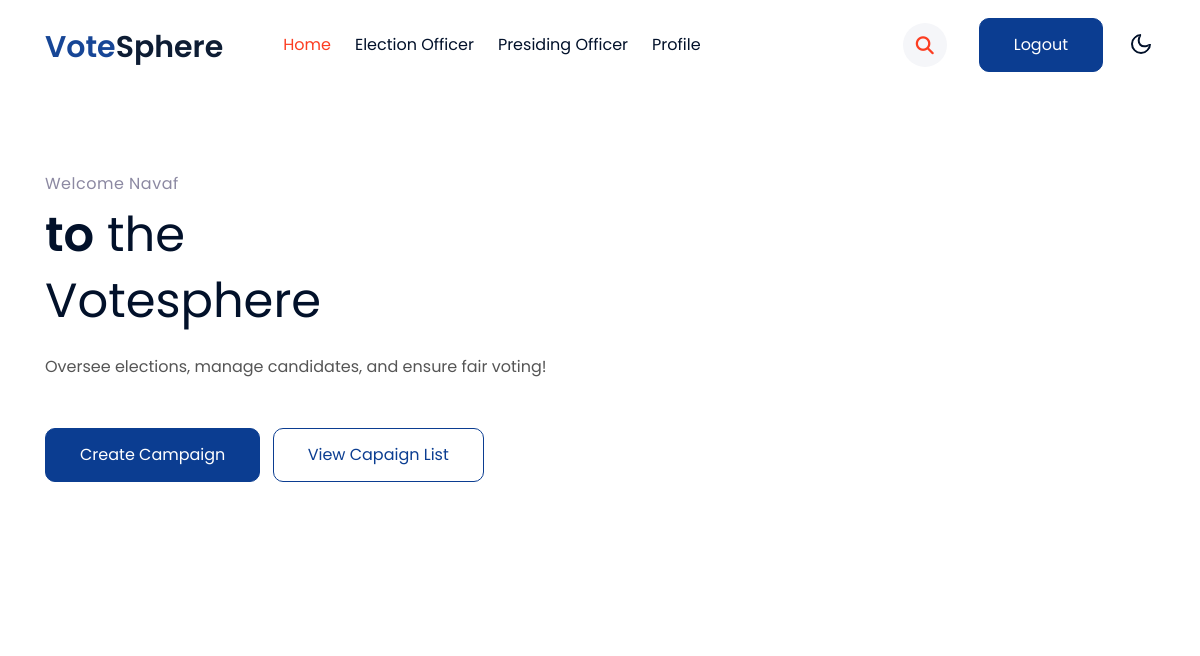
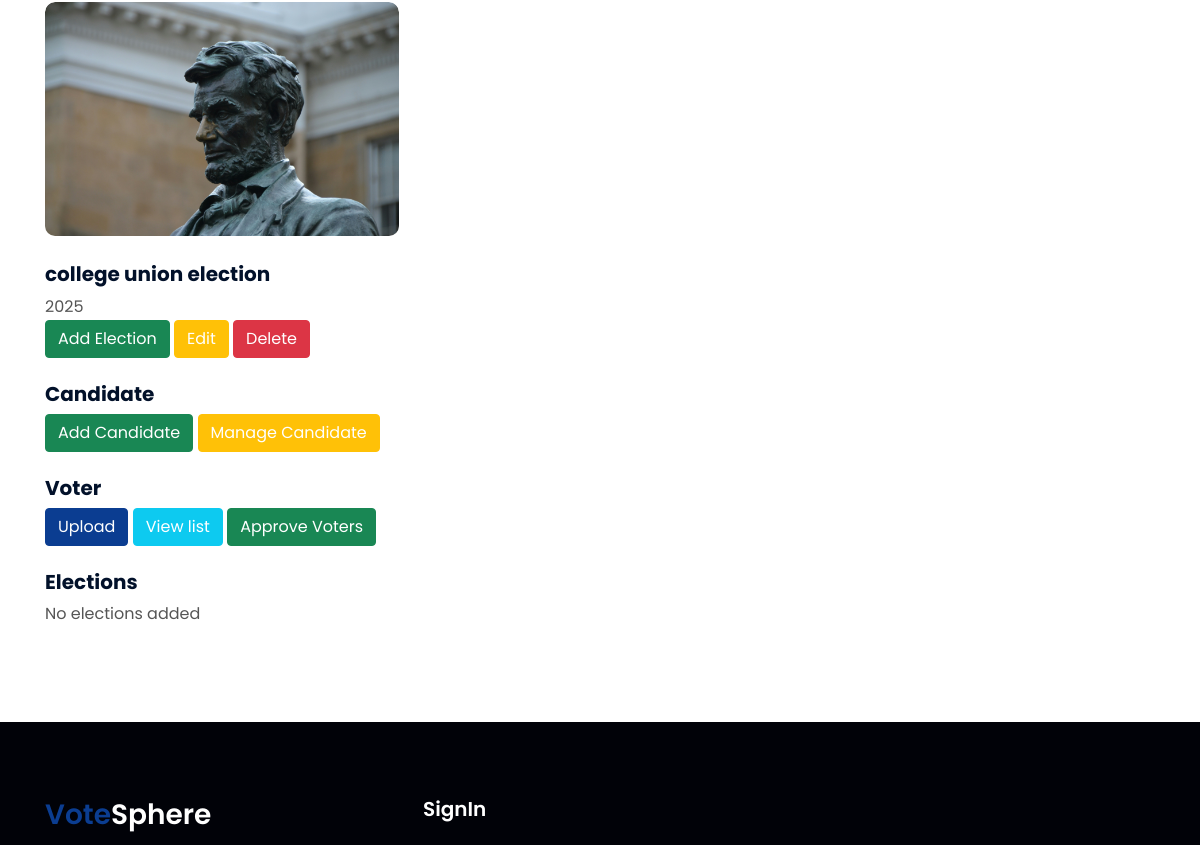
The app's page /manager/1/dashboard/ (upper part), older data (2 pictures, top to bottom).
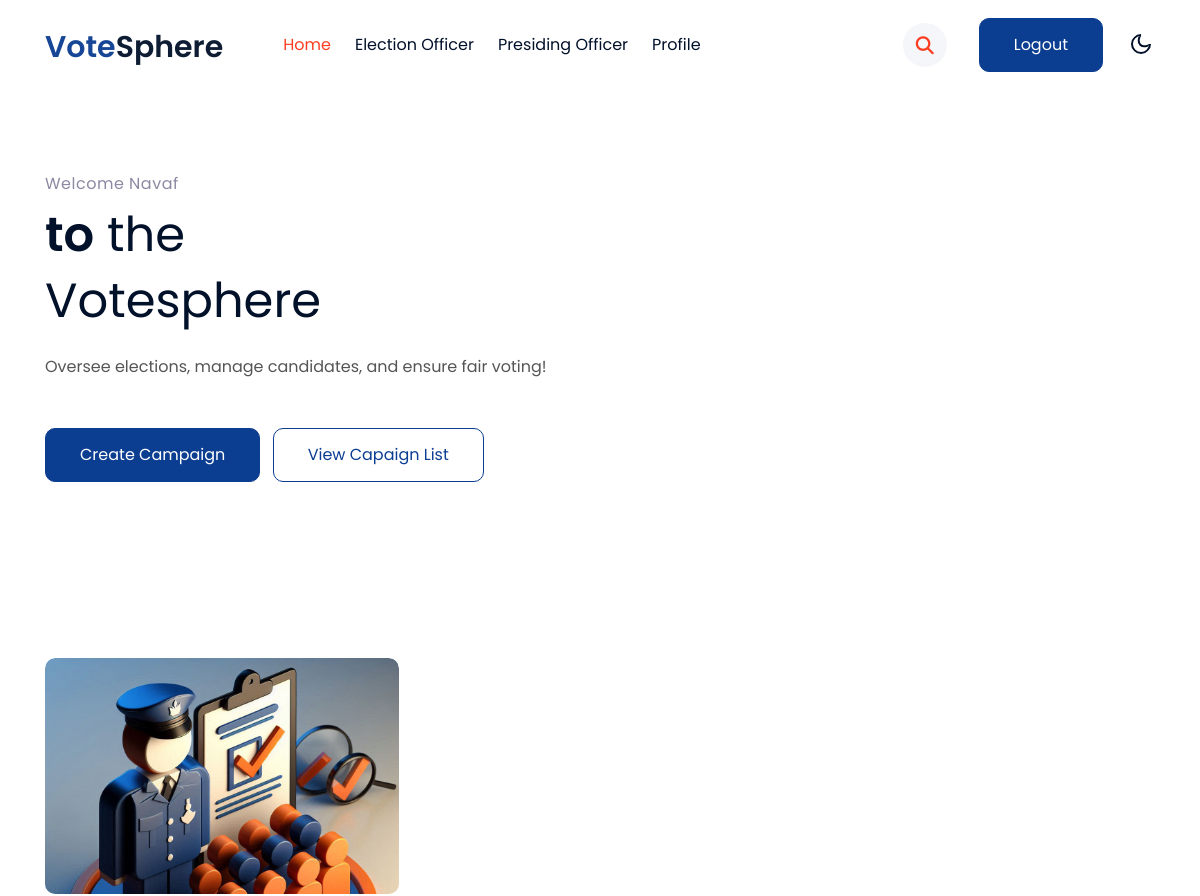
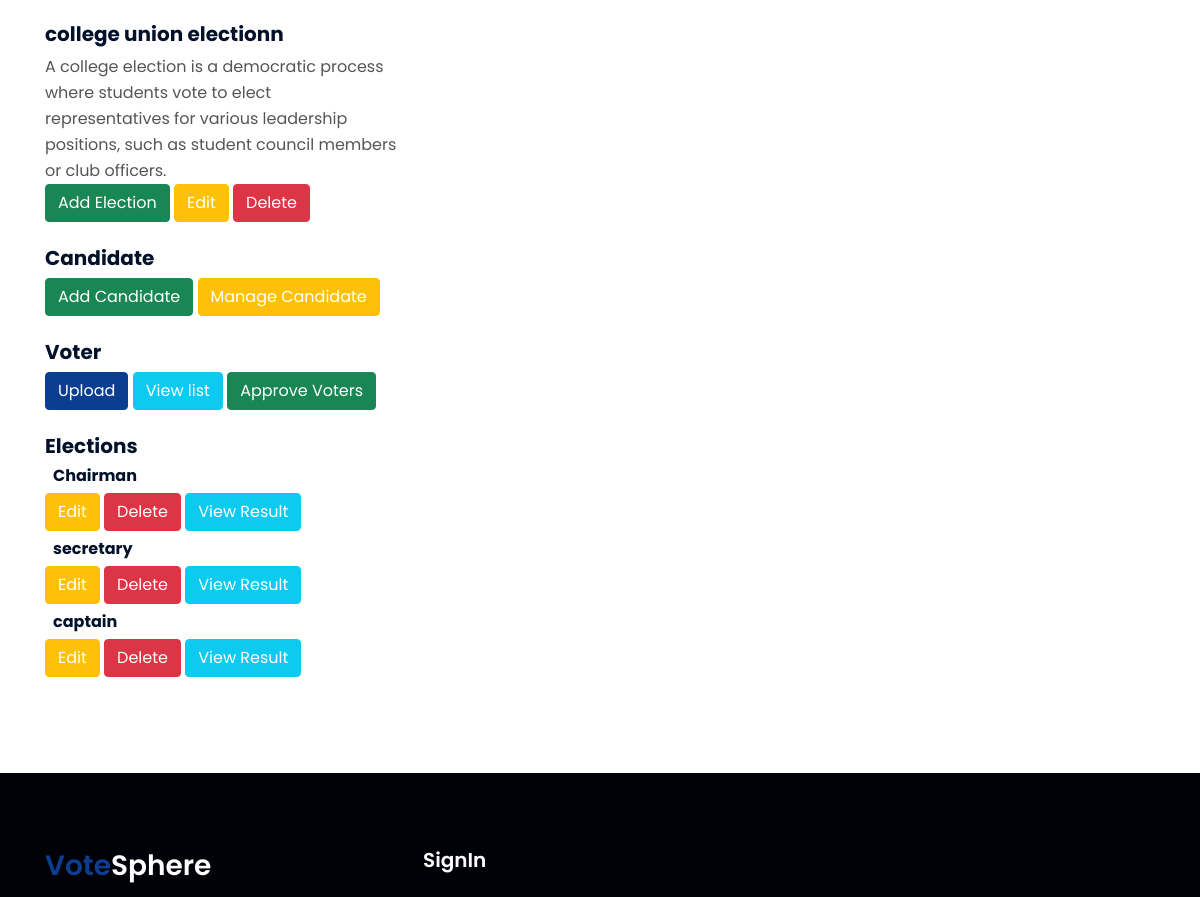
The same page, newer data (2 pictures, top to bottom).
### vote/models.py (models this page shows, shortened)
class ElectionManager(models.Model):
    id_number = models.CharField(max_length=20, unique=True)
    profile_picture = models.ImageField(upload_to="profiles/", null=True, blank=True)
    fullname = models.CharField(max_length=255)
    username = models.CharField(max_length=100, unique=True)
    phone_number = models.CharField(max_length=10, unique=True)
    email = models.EmailField(unique=True)
    address = models.TextField()
    password = models.CharField(max_length=255)

class ElectionCampaign(models.Model):
    manager = models.ForeignKey(ElectionManager, on_delete=models.CASCADE)  # ✅ Link to manager
    name = models.CharField(max_length=200)
    description = models.TextField()
    start_time = models.DateTimeField()
    end_time = models.DateTimeField()
    image = models.ImageField(upload_to="campaigns/", null=True, blank=True)

class Election(models.Model):
    campaign = models.ForeignKey(ElectionCampaign, on_delete=models.CASCADE)
    name = models.CharField(max_length=255)  # ✅ Only Election Name now

### vote/views.py (the view)
# urls.py: path("manager/<int:manager_id>/dashboard/", views.manager_dashboard, name="manager_dashboard"),
def manager_dashboard(request, manager_id):
    manager = get_object_or_404(ElectionManager, id=manager_id)
    campaigns = ElectionCampaign.objects.filter(manager=manager)
    return render(request, "manager_dashboard.html", {"manager": manager, "campaigns": campaigns})

### vote/templates/manager_dashboard.html (shortened to what this page needs)
{% load static %}
<!doctype html>
<html lang="en">
<head>
    <link rel="stylesheet" href="https://cdnjs.cloudflare.com/ajax/libs/font-awesome/6.3.0/css/all.min.css">
    <link rel="stylesheet" href="{% static 'css/style-starter.css' %}">
</head>
<body>
    <header id="site-header" class="fixed-top">
        <div class="container">
            <nav class="navbar navbar-expand-lg navbar-light stroke py-lg-0">
                <h1><a class="navbar-brand pe-xl-5 pe-lg-4" href="#">
                        <span class="sublog">vote</span>Sphere
                    </a></h1>
                <div class="collapse navbar-collapse" id="navbarScroll">
                    <ul class="navbar-nav me-lg-auto my-2 my-lg-0 navbar-nav-scroll">
                        <li class="nav-item">
                            <a class="nav-link active" aria-current="page" href="/manager/{{ manager.id }}/dashboard/">Home</a>
                        </li>
                        <li class="nav-item">
                            <a class="nav-link" href="{% url 'register_election_officer' %}">Election Officer</a>
                        </li>
						<li class="nav-item">
                            <a class="nav-link" href="{% url 'register_presiding_officer' manager.id %}">Presiding Officer</a>
                        </li>
						<li class="nav-item">
                            <a class="nav-link" href="{% url 'manager_profile' manager.id %}">Profile</a>
                        </li>
                    </ul>
                    <ul class="navbar-nav search-right mt-lg-0 mt-2">
                        <li class="nav-item" title="Search"><a href="#search" class="search-search">
                                <span class="fas fa-search" aria-hidden="true"></span></a></li>
                        <li class="nav-item me-lg-3"><a href="{% url 'logout' %}" class="phone-btn btn btn-primary btn-style d-none d-lg-block btn-style ms-2">Logout</a></li>
                    </ul>
                </div>
                <div class="mobile-position">
                    <nav class="navigation">
                        <div class="theme-switch-wrapper">
                            <label class="theme-switch" for="checkbox">
                                <div class="mode-container">
                                    <i class="gg-moon"></i>
                                </div>
                            </label>
                        </div>
                    </nav>
                </div>
            </nav>
        </div>
    </header>
    <section class="w3l-main-content" id="about">
        <div class="container">
            <div class="row align-items-center w3l-slider-grids">
                <div class="col-lg-6 w3l-slider-left-info pe-lg-5">
                    <h6 class="title-subhny mb-2">Welcome {{ manager.fullname }}</h6>
                    <h3 class="mb-2 title"> <span>to</span> the </h3>
                    <h3 class="mb-4 title">Votesphere</h3>
                    <p class="w3banr-p">Oversee elections, manage candidates, and ensure fair voting!</p>
                    <div class="w3l-buttons mt-sm-5 mt-4">
                        <a class="btn btn-primary btn-style me-2" href={% url 'create_campaign' manager.id %}>Create Campaign</a>
                        <a class="btn btn-outline-primary btn-style " href="#campaign">View Capaign list</a>
                    </div>
                </div>
                <div class="col-lg-6 w3l-slider-right-info mt-lg-0 mt-5 ps-lg-5 align-items-center">
                    <div class="w3l-main-slider banner-slider">
                                <div class="slider-info">
                                    <div class=" banner-top1">
                                    </div>
                                </div>
                    </div>
                </div>
            </div>
        </div>
    </section>
    <section class="w3l-img-grids" id="campaign">
        <div class="blog py-5" id="classes">
            <div class="container py-lg-5">
                <div class="row align-items-center">
                    {% if campaigns %}
                    {% for campaign in campaigns %}
                    <div class="col-lg-4 col-md-6 item mt-lg-0 mt-5">
                        <div class="w3img-grids-info">
                            <div class="w3img-grids-info-gd position-relative">
                                <a href="#">
                                    <div class="page">
                                        <div class="photobox photobox_triangular photobox_scale-rotated">
                                            <div class="photobox__previewbox media-placeholder">
                                                {% if campaign.image %}
                                                <img class="img-fluid photobox__preview media-placeholder__media radius-image" src="{{ campaign.image.url }}" alt="">
                                                {% endif %}
                                            </div>
                                        </div>
                                    </div>
                                </a>
                                <div class="w3img-grids-info-gd-content mt-4">
                                    <a href="#" class="titile-img d-block">
                                        <h5 class="mb-2">
                                            {{ campaign.name }}</h5>
                                    </a>
                                    <p class="">{{ campaign.description }}</p>
                                    <button type="button" class="btn btn-success"><a class="text-decoration-none text-white" href="/campaigns/{{ campaign.id }}/elections/create/">Add Election</a></button>
                                    <button type="button" class="btn btn-warning"><a class="text-decoration-none text-white" href="/campaigns/edit/{{ campaign.id }}/">Edit</a></button>
                                    <button type="button" class="btn btn-danger"><a class="text-decoration-none text-white" href="/campaigns/delete/{{ campaign.id }}/" onclick="return confirm('Are you sure?');">Delete</a></button><br><br>
                                    <h5 class="mb-2">Candidate</h5>
                                    <button type="button" class="btn btn-success"><a class="text-decoration-none text-white" href={% url 'add_candidate' campaign.id %}>Add Candidate</a></button>
                                    <button type="button" class="btn btn-warning"><a class="text-decoration-none text-white" href={% url 'manage_candidates' campaign.id %}>Manage Candidate</a></button><br><br>
                                    <h5 class="mb-2">Voter</h5>
                                    <button type="button" class="btn btn-primary"><a class="text-decoration-none text-white" href="/campaigns/{{ campaign.id }}/voters/upload/">Upload</a></button>
                                    <button type="button" class="btn btn-info"><a class="text-decoration-none text-white" href="/campaigns/{{ campaign.id }}/voters/">View list</a></button>
                                    <button type="button" class="btn btn-success"><a class="text-decoration-none text-white" href="{% url 'approve_voters' campaign.id %}">Approve Voters</a></button>                                   <br><br>
                                    <h5 class="mb-2">Elections</h5>
                                    {% for election in campaign.election_set.all %}
                                    <h6 class=m-2>{{ election.name }}</h6>
                                    <button type="button" class="btn btn-warning"><a class="text-decoration-none text-white" href="/elections/edit/{{ election.id }}/">Edit</a></button>
                                    <button type="button" class="btn btn-danger"><a class="text-decoration-none text-white" href="/elections/delete/{{ election.id }}/" onclick="return confirm('Are you sure?');">Delete</a></button>
                                    <button type="button" class="btn btn-info"><a class="text-decoration-none text-white" href="{% url 'election_results' election.id %}" >View Result</a></button><br>
                                    {% empty %}
                                    <li>No elections added</li>
                                    {% endfor %}
                                </div>
                            </div>
                        </div>
                    </div>
                    {% endfor %}
                    {% else %}
                    <p>You have not created any campaigns yet.</p>
                    {% endif %}
                </div>
            </div>
        </div>
    </section>
    <section class="w3l-footer-29-main">
        <div class="footer-29 py-5">
            <div class="container py-lg-4">
                <div class="row footer-top-29">
                    <div class="col-lg-4 col-md-6 footer-list-29 footer-1 pe-lg-5">
                        <div class="footer-logo mb-4">
                            <h2><a class="navbar-brand" href={% url 'index' %}>
                                    <span class="sublog">Vote</span>Sphere
                                </a></h2>
                        </div>
                    </div>
                    <div class="col-lg-2 col-md-6  footer-list-29 footer-4 mt-lg-0 mt-5">
                        <h6 class="footer-title-29">SignIn</h6>
                    </div>
                </div>
            </div>
        </div>
    </section>
</body>
</html>

Row changes from the older to the newer data that the page shows:
removed ElectionCampaign: image (picture), name "college union election", description "2025"
added ElectionCampaign: image (picture), name "college union electionn", description "A college election is a democratic process where students vote to elect representatives for various leadership positions, such as student council members or club officers."
added Election: name "Chairman"
added Election: name "secretary"
added Election: name "captain"
